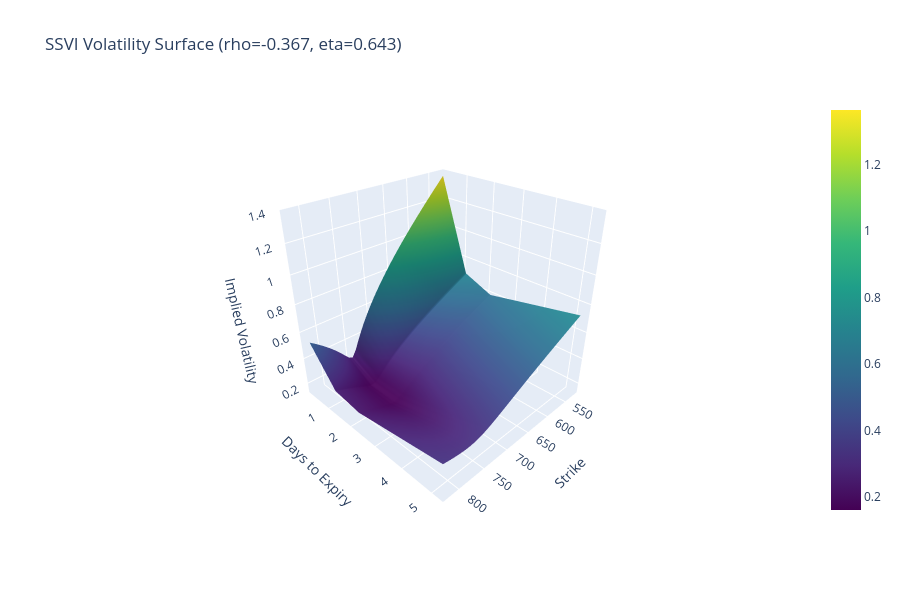

The cell this chart's notebook holds for it:
### Markdown cell above
## Volatility Surface from SSVI

### Code cell
# Use the dense grid to build the full surface
T_range = np.array([d["T"] for d in plot_data])
strike_grid_surface = strike_range  # Use the same dense grid

IV_matrix = []
for d in plot_data:
    # SSVI IV on the dense grid (already computed)
    iv_grid = d["iv_ssvi"]
    IV_matrix.append(iv_grid)

IV_matrix = np.array(IV_matrix)

fig_surface = go.Figure(data=[
    go.Surface(
        z=IV_matrix,
        x=strike_grid_surface,
        y=T_range * 365,  # Convert to days for readability
        colorscale='Viridis',
        hovertemplate='Strike: %{x:.1f}<br>DTE: %{y:.0f}<br>IV: %{z:.2%}<extra></extra>'
    )
])

fig_surface.update_layout(
    title_text=f"SSVI Volatility Surface (rho={ssvi_params['rho']:.3f}, eta={ssvi_params['eta']:.3f})",
    scene=dict(
        xaxis_title='Strike',
        yaxis_title='Days to Expiry',
        zaxis_title='Implied Volatility',
        camera=dict(eye=dict(x=1.5, y=1.5, z=1.2))
    ),
    height=600,
    width=900
)
fig_surface.show()

### Figure 1 — Plotly figure (JSON) as saved in the notebook; plotly's stock layout.template omitted (floating-point values rounded to 4 significant figures; data arrays with more than 128 entries replaced by an {"elided": "..."} marker saying what was removed)
{"data": [{"colorscale": [[0, "#440154"], [0.1111, "#482878"], [0.2222, "#3e4989"], [0.3333, "#31688e"], [0.4444, "#26828e"], [0.5556, "#1f9e89"], [0.6667, "#35b779"], [0.7778, "#6ece58"], [0.8889, "#b5de2b"], [1, "#fde725"]], "hovertemplate": "Strike: %{x:.1f}<br>DTE: %{y:.0f}<br>IV: %{z:.2%}<extra></extra>", "type": "surface", "x": [525.0, 532.6, 540.1, 547.7, 555.3, 562.8, 570.4, 577.9, 585.5, 593.1, 600.6, 608.2, 615.8, 623.3, 630.9, 638.5, 646.0, 653.6, 661.2, 668.7, 676.3, 683.8, 691.4, 699.0, 706.5, 714.1, 721.7, 729.2, 736.8, 744.4, 751.9, 759.5, 767.1, 774.6, 782.2, 789.7, 797.3, 804.9, 812.4, 820.0], "y": [0.1919, 1.192, 2.192, 5.192], "z": {"elided": "4x40 float values"}}], "layout": {"height": 600, "scene": {"camera": {"eye": {"x": 1.5, "y": 1.5, "z": 1.2}}, "xaxis": {"title": {"text": "Strike"}}, "yaxis": {"title": {"text": "Days to Expiry"}}, "zaxis": {"title": {"text": "Implied Volatility"}}}, "title": {"text": "SSVI Volatility Surface (rho=-0.367, eta=0.643)"}, "width": 900}}
